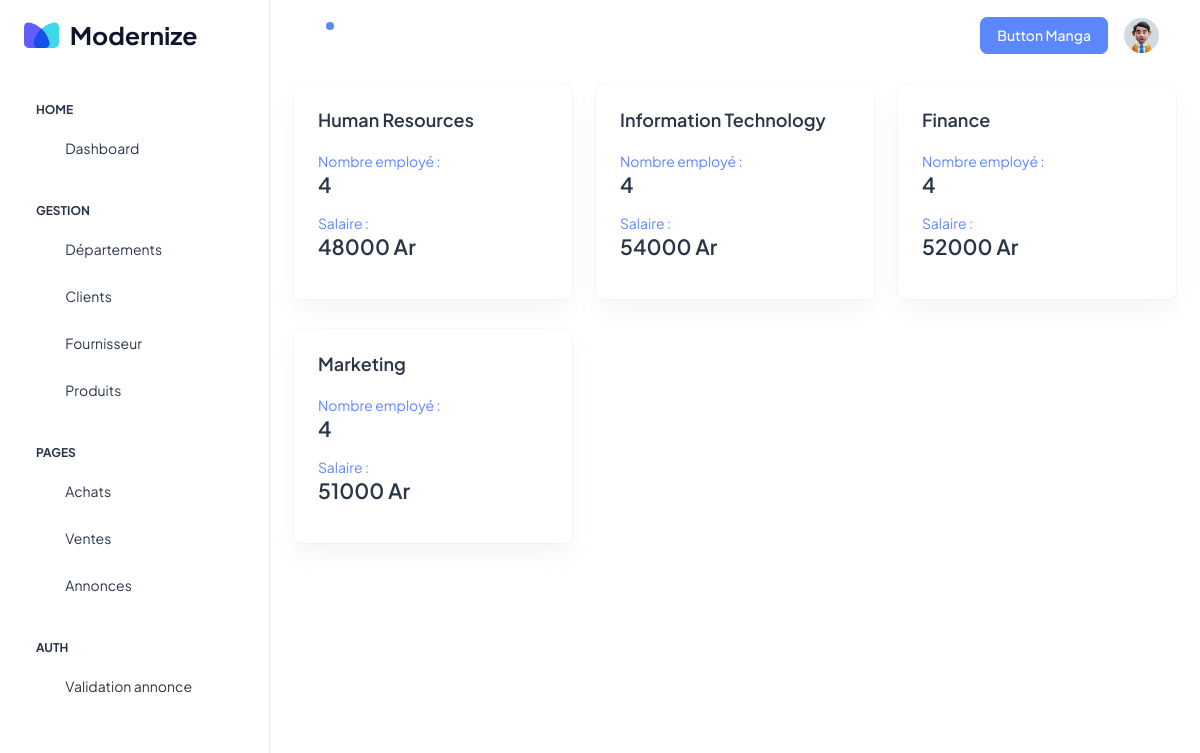
/index.php/departement/departements, run on the app's committed database.
### tables this page shows
create table departement(
        idDepartement int not null primary key auto_increment,
        nomDepartement varchar(255)
    );

### application/controllers/Departement.php (called while the page is built, shortened)
<?php
class Departement extends CI_Controller
{
    public function departements(){
        $this->load->model('DepartementModel');
        $data['depts'] = $this->DepartementModel->getAllDepartement();
        $this->load->view('accueil');
        $this->load->view('departement',$data);
    }
}

### index.php (called while the page is built, shortened)
<?php
require_once BASEPATH.'core/CodeIgniter.php';

### application/models/DepartementModel.php (called while the page is built, shortened)
<?php
class DepartementModel extends CI_Model
{
    public function getAllDepartement()
    {
        $sql = "SELECT
                d.idDepartement,
                d.nomDepartement,
                COUNT(e.idEmploye) AS nombreEmployes,
                MIN(e.nomEmploye) AS nomEmploye,
                MIN(e.prenomEmploye) AS prenomEmploye,
                MIN(e.salaire) AS salaireTotal
            FROM
                employe e
                    JOIN
                departement d ON d.idDepartement = e.idDepartement
            GROUP BY
                d.idDepartement";
        $query = $this->db->query($sql);
        $result = $query->result_array();
        return $result;
    }
}

### application/views/departement.php (the view)
<div class="row">
    <?php foreach ($depts as $dept): ?>
    <div class="col-lg-4">
        <a href="<?php echo base_url('Departement/departement')?>?iddepartement=<?php echo $dept['idDepartement']?>">
            <div class="card overflow-hidden">
                <div class="card-body p-4">
                    <h5 class="card-title mb-9 fw-semibold"><?php echo $dept['nomDepartement']?></h5>
                    <div class="row align-items-center">
                        <div class="col-8">
                            Nombre employé : <h4 class="fw-semibold mb-3"><?php echo $dept['nombreEmployes']?></h4>
                            Salaire : <h4 class="fw-semibold mb-3"><?php echo $dept['salaireTotal']?> Ar</h4>
                        </div>
                    </div>
                </div>
            </div>
        </a>
    </div>
    <?php endforeach; ?>
</div>
</div>
</div>
</div>
</body>
</html>

### application/views/accueil.php (shortened to what this page needs)
<!doctype html>
<html lang="en">
<head>
    <link rel="stylesheet" href="<?php echo base_url()?>/assets/css/styles.min.css" />
</head>
<body>
<div class="page-wrapper" id="main-wrapper" data-layout="vertical" data-navbarbg="skin6" data-sidebartype="full"
     data-sidebar-position="fixed" data-header-position="fixed">
    <aside class="left-sidebar">
        <div>
            <div class="brand-logo d-flex align-items-center justify-content-between">
                <a href="./index.html" class="text-nowrap logo-img">
                    <img src="<?php echo base_url()?>/assets/images/logos/dark-logo.svg" width="180" alt="" />
                </a>
            </div>
            <nav class="sidebar-nav scroll-sidebar" data-simplebar="">
                <ul id="sidebarnav">
                    <li class="nav-small-cap">
                        <span class="hide-menu">Home</span>
                    </li>
                    <li class="sidebar-item">
                        <a class="sidebar-link" href="<?php echo base_url('Welcome/index')?>" aria-expanded="false">
                <span>
                  <i class="ti ti-layout-dashboard"></i>
                </span>
                            <span class="hide-menu">Dashboard</span>
                        </a>
                    </li>
                    <li class="nav-small-cap">
                        <span class="hide-menu">GESTION</span>
                    </li>
                    <li class="sidebar-item">
                        <a class="sidebar-link" href="<?php echo base_url('Departement/departements')?>" aria-expanded="false">
                <span>
                  <i class="ti ti-home"></i>
                </span>
                            <span class="hide-menu">Départements</span>
                        </a>
                    </li>
                    <li class="sidebar-item">
                        <a class="sidebar-link" href="#" aria-expanded="false">
                <span>
                  <i class="ti ti-user-plus"></i>
                </span>
                            <span class="hide-menu">Clients</span>
                        </a>
                    </li>
                    <li class="sidebar-item">
                        <a class="sidebar-link" href="<?php echo base_url('Fournisseur/fournisseurs')?>" aria-expanded="false">
                <span>
                  <i class="ti ti-user-minus"></i>
                </span>
                            <span class="hide-menu">Fournisseur</span>
                        </a>
                    </li>
                    <li class="sidebar-item">
                        <a class="sidebar-link" href="<?php echo base_url('Produit/produits')?>" aria-expanded="false">
                <span>
                  <i class="ti ti-brand-producthunt"></i>
                </span>
                            <span class="hide-menu">Produits</span>
                        </a>
                    </li>
                    <li class="nav-small-cap">
                        <span class="hide-menu">PAGES</span>
                    </li>
                    <li class="sidebar-item">
                        <a class="sidebar-link" href="<?php echo base_url('Achat/loadAchat')?>"false">
                        <span>
                  <i class="ti ti-moneybag"></i>
                </span>
                        <span class="hide-menu">Achats</span>
                        </a>
                    </li>
                    <li class="sidebar-item">
                        <a class="sidebar-link" href="#" aria-expanded=false">
                        <span>
                  <i class="ti ti-pig-money"></i>
                </span>
                        <span class="hide-menu">Ventes</span>
                        </a>
                    </li>
                    <li class="sidebar-item">
                        <a class="sidebar-link" href="<?php echo base_url('Annonce/annonces')?>" aria-expanded=false">
                <span>
                  <i class="ti ti-cards"></i>
                </span>
                            <span class="hide-menu">Annonces</span>
                        </a>
                    </li>
                    <li class="nav-small-cap">
                        <span class="hide-menu">AUTH</span>
                    </li>
                    <li class="sidebar-item">
                        <a class="sidebar-link" href="#" aria-expanded="false">
                <span>
                  <i class="ti ti-checklist"></i>
                </span>
                            <span class="hide-menu">Validation annonce</span>
                        </a>
                    </li>
                </ul>
            </nav>
        </div>
    </aside>
    <div class="body-wrapper">
        <header class="app-header">
            <nav class="navbar navbar-expand-lg navbar-light">
                <ul class="navbar-nav">
                    <li class="nav-item">
                        <a class="nav-link nav-icon-hover" href="javascript:void(0)">
                            <i class="ti ti-bell-ringing"></i>
                            <div class="notification bg-primary rounded-circle"></div>
                        </a>
                    </li>
                </ul>
                <div class="navbar-collapse justify-content-end px-0" id="navbarNav">
                    <ul class="navbar-nav flex-row ms-auto align-items-center justify-content-end">
                        <a class="btn btn-primary">Button Manga</a>
                        <li class="nav-item dropdown">
                            <a class="nav-link nav-icon-hover" href="javascript:void(0)" id="drop2" data-bs-toggle="dropdown"
                               aria-expanded="false">
                                <img src="<?php echo base_url()?>/assets/images/profile/user-1.jpg" alt="" width="35" height="35" class="rounded-circle">
                            </a>
                        </li>
                    </ul>
                </div>
            </nav>
        </header>
        <div class="container-fluid">

### data on the page
departement: nomDepartement "Human Resources", nombreEmployes "4", salaireTotal "48000"
departement: nomDepartement "Information Technology", nombreEmployes "4", salaireTotal "54000"
departement: nomDepartement "Finance", nombreEmployes "4", salaireTotal "52000"
departement: nomDepartement "Marketing", nombreEmployes "4", salaireTotal "51000"
